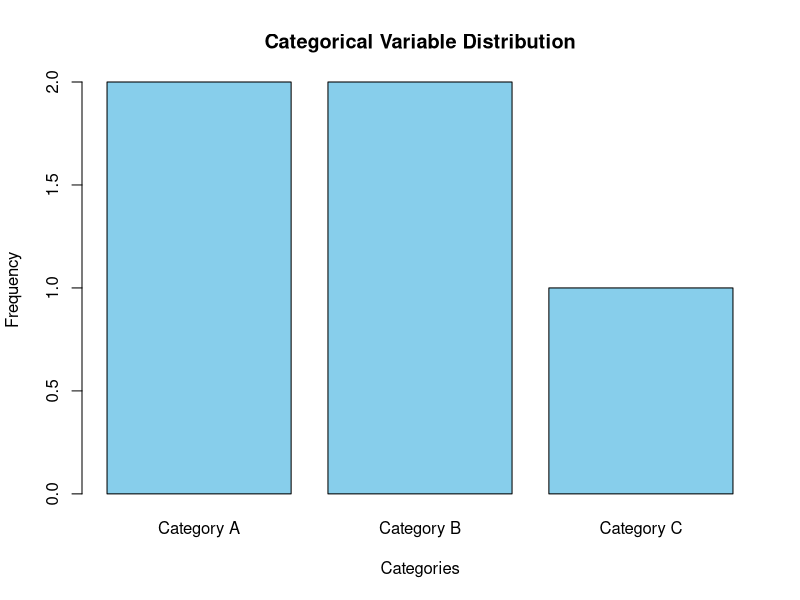
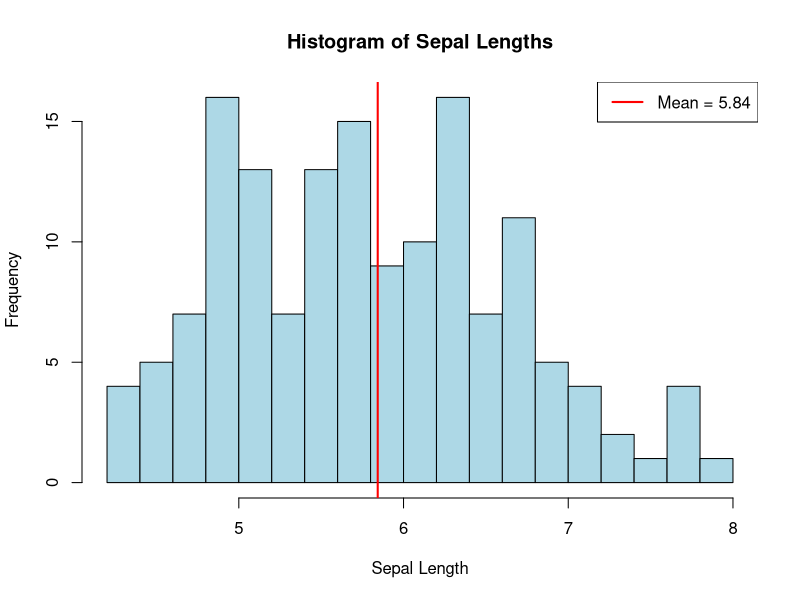
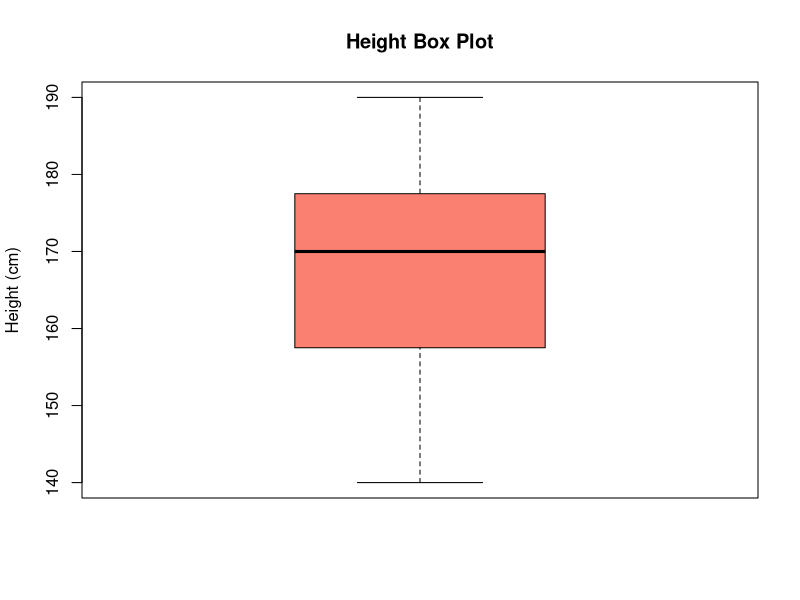
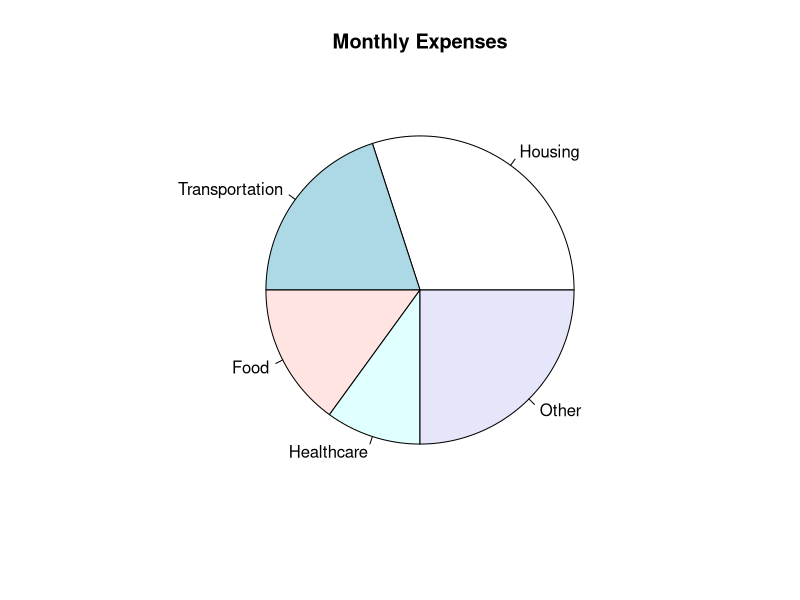
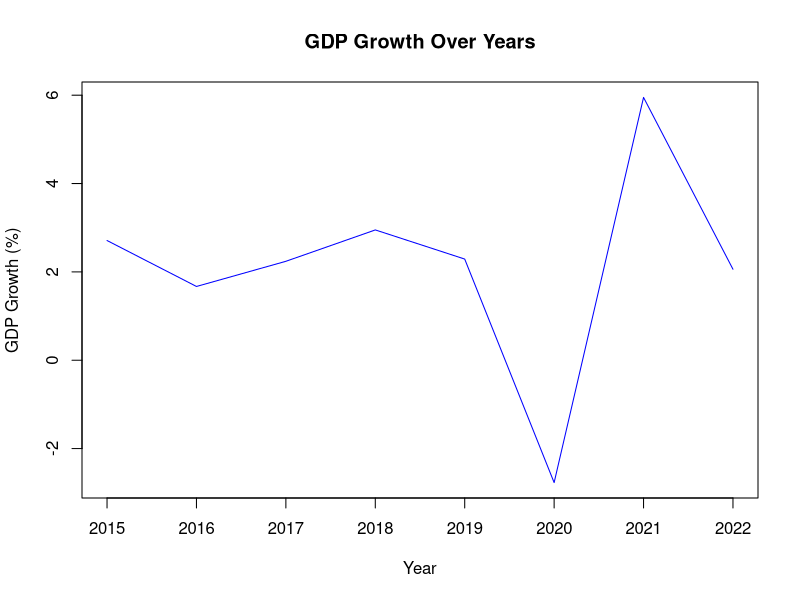
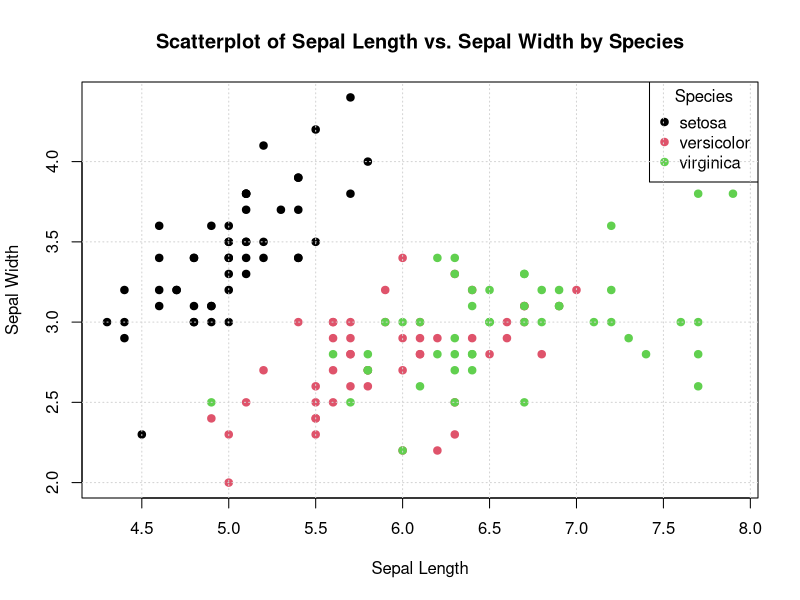
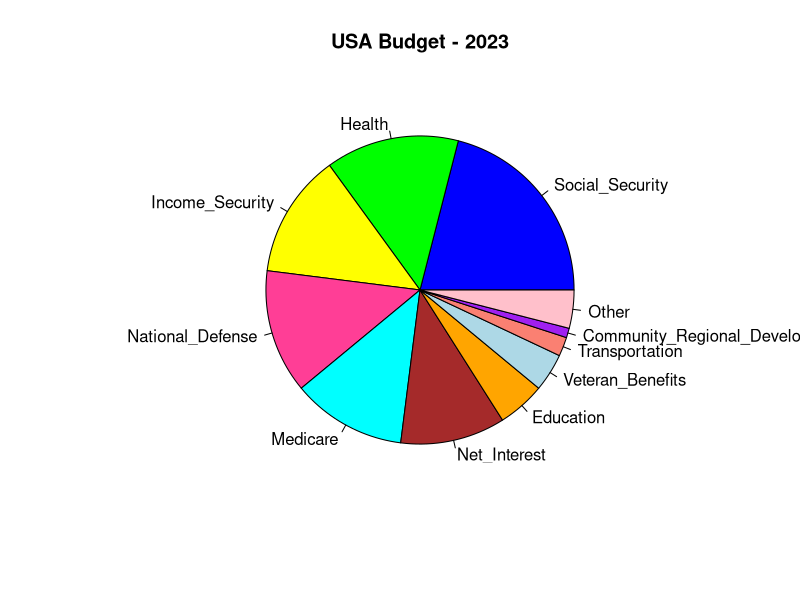
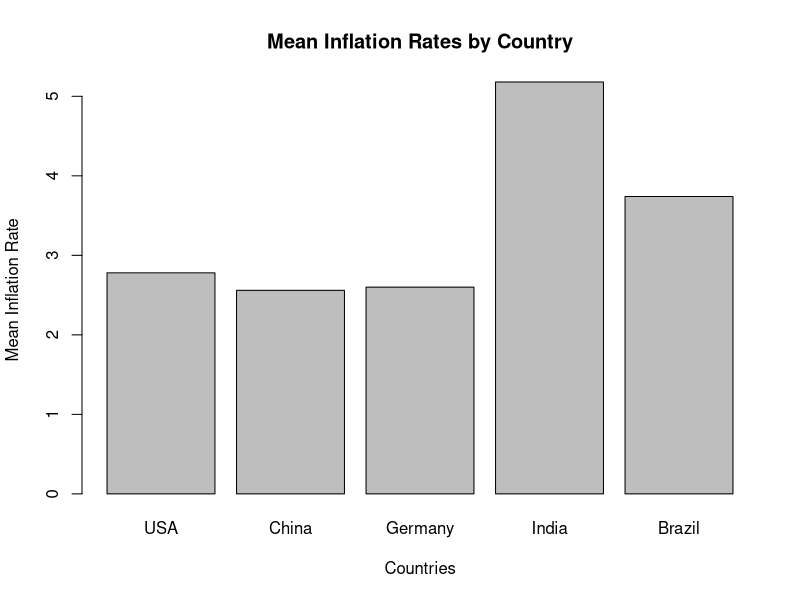

Write the R code that produced these figures, in order.
## ---- chunk 1
# Create a bar plot
categories <- c("Category A", "Category B", "Category A", "Category C", "Category B")
barplot(table(categories), main = "Categorical Variable Distribution",
        xlab = "Categories", ylab = "Frequency", col = "skyblue")
## ---- chunk 2
# R has some datasets built into it that allows us to practice with real data
data()
## ---- chunk 3
# Load the built-in iris dataset
data(iris)

# Extract the "Sepal.Length" column
sepal_lengths <- iris$Sepal.Length

# Create a histogram
hist(sepal_lengths,
     col = "lightblue",  # Bar color
     main = "Histogram of Sepal Lengths",
     xlab = "Sepal Length",
     ylab = "Frequency",
     breaks = 15  # Number of bins
)

# Add a vertical line for the mean
mean_length <- mean(sepal_lengths)
abline(v = mean_length, col = "red", lwd = 2)

# Add a legend
legend("topright", legend = paste("Mean =", round(mean_length, 2)), col = "red", lwd = 2)

# Interpretation: Describe the distribution of sepal lengths
# Example: The histogram shows that most sepal lengths are concentrated between approximately 4.5 and 5.5 units, with a mean sepal length of 5.84 units. The distribution appears roughly unimodal and slightly right-skewed.

## ---- chunk 4
# Create a box plot
heights <- c(160, 170, 175, 150, 185, 165, 170, 155, 180, 190, 140)
boxplot(heights, main = "Height Box Plot", ylab = "Height (cm)", col = "salmon")

## ---- chunk 5
# Create a pie chart
# named vector
expenses <- c(Housing = 30, Transportation = 20, Food = 15, Healthcare = 10, Other = 25)
pie(expenses, main = "Monthly Expenses")
## ---- chunk 6
# Create a line plot
years <- c(2015, 2016, 2017, 2018, 2019, 2020, 2021, 2022)

# https://www.macrotrends.net/countries/USA/united-states/gdp-growth-rate#:~:text=U.S.%20GDP%20Growth%20Rate%20-%20Historical%20Data%20,%20%20-0.65%25%20%2058%20more%20rows%20
gdp_growth <- c(2.71, 1.67, 2.24, 2.95, 2.29, -2.77, 5.95, 2.06)
plot(years, gdp_growth, type = "l", main = "GDP Growth Over Years",
     xlab = "Year", ylab = "GDP Growth (%)", col = "blue")

## ---- chunk 7
# Load the built-in iris dataset
data(iris)

# Create a scatterplot of sepal length vs. sepal width
plot(x=iris$Sepal.Length, y=iris$Sepal.Width,
     type = "p",  # "p" for points
     col = iris$Species,  # Color points by species
     pch = 19,  # Point shape (filled circle)
     xlab = "Sepal Length",
     ylab = "Sepal Width",
     main = "Scatterplot of Sepal Length vs. Sepal Width by Species"
)

# Add a legend
legend("topright", legend = levels(iris$Species), 
       col = 1:3, pch = 19, title = "Species")

# Add a grid (optional)
grid()

## ---- chunk 8
# https://fiscaldata.treasury.gov/americas-finance-guide/federal-spending/
econ_sectors <- c(Social_Security=21, Health=14, Income_Security=13, National_Defense=13, Medicare=12, Net_Interest=11, Education=5, Veteran_Benefits=4, Transportation=2, Community_Regional_Development=1, Other=4)

# https://www.nceas.ucsb.edu/sites/default/files/2020-04/colorPaletteCheatsheet.pdf
pie(econ_sectors, 
    main="USA Budget - 2023",
    radius=0.8,
    col=c("blue", 'green', "yellow", "violetred1", "cyan", 
          "brown", 'orange', 'lightblue','salmon', "purple", "pink"))
## ---- chunk 9
# Define a function
calculate_mean <- function(data) {
  mean_value <- mean(data)
  return(mean_value)
}

# Use the function
income <- c(45000, 48000, 52000, 60000, 67000)
mean_income <- calculate_mean(income)
print(paste("Mean Income:", mean_income))
## ---- chunk 10
inflation_rates <- c(2.1, 1.8, 2.5, 2.2, 2.9)
## ---- chunk 11
calculate_avg_var_inflation <- function(data) {
  avg_inflation <- mean(data, na.rm=T)
  var_inflation <- var(data, na.rm=T)
  
  res <- paste("Average inflation = ", avg_inflation, "; Variance = ", var_inflation)
  return(res)
}

calculate_avg_var_inflation(inflation_rates)
## ---- chunk 12
# For loop 
for (i in 1:5) {
  print(paste("Iteration", i))
}
## ---- chunk 13
# looping over elements in a vector
vec2 <- c(2,4,1,6,7)

for (elem in vec2) {
  print(elem)
}
## ---- chunk 14
# Create a vector of unsorted numbers
numbers <- c(5, 2, 9, 1, 5, 6)

# Bubble Sort algorithm using a for loop
n <- length(numbers)
for (i in 1:(n - 1)) {
  for (j in 1:(n - i)) {
    if (numbers[j] > numbers[j + 1]) {
      # Swap numbers[j] and numbers[j + 1]
      temp <- numbers[j]
      numbers[j] <- numbers[j + 1]
      numbers[j + 1] <- temp
    }
  }
}

# Print the sorted vector
print(numbers)
## ---- chunk 15
# While loop 
counter <- 1
while (counter <= 5) {
  print(paste("Counter value:", counter))
  counter <- counter + 1
}
## ---- chunk 16
# Initialize variables
principal <- 1000  # Initial investment amount
annual_rate <- 0.05  # Annual interest rate (5%)
years <- 0  # Number of years
future_value <- principal  # Initialize future value to the principal amount

# Set a target future value (i.e., sentinel value)
target_value <- 1500

# Calculate compound interest using a while loop until we reach the target value
while (future_value < target_value) {
  # Calculate interest for the current year
  interest <- future_value * annual_rate
  
  # Add the interest to the future value
  future_value <- future_value + interest
  
  # Increment the number of years
  years <- years + 1
}

# Print the results
cat("It will take", years, "years for the initial investment of $", principal, "to grow to $", future_value, "reaching the target value of $", target_value, "\n")

## ---- chunk 17
# Country data
countries <- c("USA", "China", "Germany", "India", "Brazil")
years <- c(2010, 2011, 2012, 2013, 2014)
inflation_rates <- matrix(c(2.1, 1.8, 2.5, 2.2, 2.9, # USA
                            3.0, 2.7, 2.3, 5.5, 3.8, # China
                            2.5, 2.4, 2.2, 6.0, 3.2, # Germany
                            2.8, 2.6, 2.9, 5.2, 4.0, # India
                            3.5, 3.3, 3.1, 7.0, 4.8),# Brazil
                          ncol = 5, dimnames = list(countries, years))

gdp_growth_rates <- matrix(c(2.5, 6.0, 1.8, 7.0, 1.2,
                             3.0, 6.5, 1.6, 7.5, 1.0,
                             1.9, 5.0, 1.2, 6.8, 0.8,
                             2.8, 7.2, 1.5, 6.5, 1.3,
                             0.5, 5.5, 0.9, 6.0, 0.6), ncol = 5,
                           dimnames = list(countries, years))

print(inflation_rates)
print("---------------------------")
print(gdp_growth_rates)
## ---- chunk 18
# Calculate mean inflation rate and mean GDP growth rate
calculate_mean <- function(data) {
  mean_value <- mean(data)
  return(mean_value)
}

mean_inflation <- apply(inflation_rates, 1, calculate_mean)
mean_gdp_growth <- apply(gdp_growth_rates, 1, calculate_mean)

print(paste("Average Inflation:", mean_inflation))
print(paste("Average GDP growth:", mean_gdp_growth))
## ---- chunk 19
# Create a bar plot for mean inflation rates
barplot(mean_inflation, main = "Mean Inflation Rates by Country",
        names.arg = countries, xlab = "Countries", ylab = "Mean Inflation Rate")
## ---- chunk 20
for (i in 1:length(years)) {
  year <- years[i]
  gdp_growth <- gdp_growth_rates[, i]
  max_gdp_growth_country <- countries[which.max(gdp_growth)]
  max_growth_rate <- max(gdp_growth)
  
  cat("Year:", year, "\n")
  cat("Country with the highest GDP growth rate:", max_gdp_growth_country, "\n")
  cat("GDP growth rate:", max_growth_rate, "\n\n")
}
## ---- chunk 21
# Individual data
regions <- c("North", "South", "East", "West", "Central")
income_levels <- c(43000, 38000, 52000, 48000, 55000, 42000, 38000, 41000, 49000, 42000,
                    35000, 38000, 39000, 41000, 44000, 57000, 55000, 54000, 52000, 50000)
## ---- chunk 22
# Frequency distribution table
income_ranges <- seq(min(income_levels), max(income_levels)+5000, by = 5000) # adjusted to ensure that the breaks span the full range of the income levels
freq_table <- cut(income_levels, breaks = income_ranges, include.lowest = TRUE)
freq_counts <- table(freq_table)

# Print frequency distribution table
print(freq_counts)
## ---- chunk 23
# Calculate and print mean and median
mean_income <- mean(income_levels)
median_income <- median(income_levels)
print(paste("Mean Income:", mean_income))
print(paste("Median Income:", median_income))
## ---- chunk 24
# Create a histogram
hist(income_levels, main = "Income Distribution",
     xlab = "Income Levels", ylab = "Frequency",
     breaks = income_ranges, col = "skyblue")
## ---- chunk 25
# Calculate and print variance, standard deviation, skewness, and kurtosis
library(e1071)
income_variance <- var(income_levels)
income_sd <- sd(income_levels)
income_skewness <- skewness(income_levels)
income_kurtosis <- kurtosis(income_levels)

print(paste("Income Variance:", income_variance))
print(paste("Income Standard Deviation:", income_sd))
print(paste("Income Skewness:", income_skewness))
print(paste("Income Kurtosis:", income_kurtosis))
